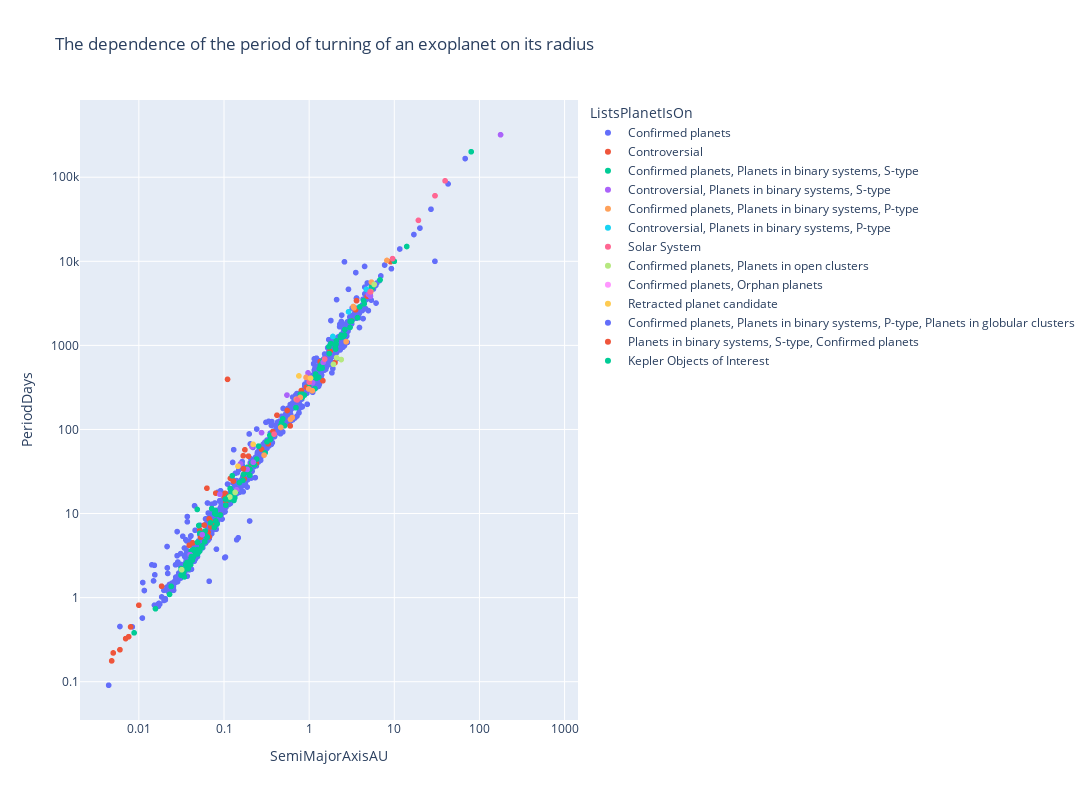

Notebook code for this chart:
### Markdown cell above
# Period of turning - Radius of orbit distribution

### Code cell
fig = px.scatter(
    exo_data,
    x = 'SemiMajorAxisAU',
    y = 'PeriodDays',
    color = 'ListsPlanetIsOn',
    height=800,
    width=1800,
    log_x=True,
    log_y=True,
    title='The dependence of the period of turning of an exoplanet on distance from its star',
    labels={'x':'Mass', 'y':'Radius'}
)
fig.show()

### Figure 1 — Plotly figure (JSON) as saved in the notebook; plotly's stock layout.template omitted (floating-point values rounded to 4 significant figures; data arrays with more than 128 entries replaced by an {"elided": "..."} marker saying what was removed)
{"data": [{"hovertemplate": "ListsPlanetIsOn=Confirmed planets<br>SemiMajorAxisAU=%{x}<br>PeriodDays=%{y}<extra></extra>", "legendgroup": "Confirmed planets", "marker": {"color": "#636efa", "symbol": "circle"}, "mode": "markers", "name": "Confirmed planets", "showlegend": true, "type": "scattergl", "x": {"elided": "3295 float values"}, "xaxis": "x", "y": {"elided": "3295 float values"}, "yaxis": "y"}, {"hovertemplate": "ListsPlanetIsOn=Controversial<br>SemiMajorAxisAU=%{x}<br>PeriodDays=%{y}<extra></extra>", "legendgroup": "Controversial", "marker": {"color": "#EF553B", "symbol": "circle"}, "mode": "markers", "name": "Controversial", "showlegend": true, "type": "scattergl", "x": [0.0048, 0.039, 0.052, 0.053, 0.81, 0.07, 1.02, 0.24, 3.17, 0.1939, 0.93, 0.08, 0.176, 0.168, null, 3.6, 0.067, null, 0.0586, null, 0.116, 0.11, 0.101, 3.51, 0.0904, 0.33, null, 4.8, 1.76, 0.073, 0.276, 0.137, 0.172, null, null, 0.119, 0.008, 13.5, 0.186, 0.419, 0.103, 0.129, null, 0.0669, null, 0.383, 0.0185, 2, null, null, null, null, 9.037, 0.063, 1.45, 2.01, null, 0.6, 0.006, 0.0076, 0.005, 0.007, 0.01, 0.043, null, 0.105, 0.195, 0.374, 0.552, 1.35, null, 0.065], "xaxis": "x", "y": [0.1769, 4.195, 6.356, 5.235, 290, 6.95, 344.9, 39.84, 1951, 48.14, 318, 17.48, 57.32, 48.62, null, 3400, 5.288, 1337.0, 7.282, 11.01, 16.2, 394.3, 15.82, 2651, 9.655, 67.55, null, 3830, 851.8, 7.834, 58.02, 18.36, 25.65, 160.9, null, 26.16, 0.4484, null, 31.08, 147.7, 17.38, 24.33, 10044, 8.638, 9.869, null, 1.366, null, 3.436, 10.51, null, null, 9886, 20, 379.6, 622.0, 220.1, 110.3, 0.2401, 0.3429, 0.2197, 0.3253, 0.8116, 4.476, 20.74, 13.96, 35.36, 94.11, 168.1, 642, 2500, 6], "yaxis": "y"}, {"hovertemplate": "ListsPlanetIsOn=Confirmed planets, Planets in binary systems, S-type<br>SemiMajorAxisAU=%{x}<br>PeriodDays=%{y}<extra></extra>", "legendgroup": "Confirmed planets, Planets in binary systems, S-type", "marker": {"color": "#00cc96", "symbol": "circle"}, "mode": "markers", "name": "Confirmed planets, Planets in binary systems, S-type", "showlegend": true, "type": "scattergl", "x": {"elided": "135 float values"}, "xaxis": "x", "y": {"elided": "135 float values"}, "yaxis": "y"}, {"hovertemplate": "ListsPlanetIsOn=Controversial, Planets in binary systems, S-type<br>SemiMajorAxisAU=%{x}<br>PeriodDays=%{y}<extra></extra>", "legendgroup": "Controversial, Planets in binary systems, S-type", "marker": {"color": "#ab63fa", "symbol": "circle"}, "mode": "markers", "name": "Controversial, Planets in binary systems, S-type", "showlegend": true, "type": "scattergl", "x": [null, 0.1875, 0.1408, 0.0555, 1.46, null, 0.0893, 0.156, 0.213, 0.276, 0.549, 0.97, 0.04, null, 5.246, 1.096, 5.2, 177, 4.96, 0.2205], "xaxis": "x", "y": [406.2, 33.52, 19.15, 5.608, 629.0, null, 16.95, 39.03, 62.24, 91.61, 256.2, 471, 3.236, null, 3849.0, 359.6, 4400, 320000, 4046, 40.74], "yaxis": "y"}, {"hovertemplate": "ListsPlanetIsOn=Confirmed planets, Planets in binary systems, P-type<br>SemiMajorAxisAU=%{x}<br>PeriodDays=%{y}<extra></extra>", "legendgroup": "Confirmed planets, Planets in binary systems, P-type", "marker": {"color": "#FFA15A", "symbol": "circle"}, "mode": "markers", "name": "Confirmed planets, Planets in binary systems, P-type", "showlegend": true, "type": "scattergl", "x": [1.09, 3.3, 0.4644, null, 8.19, null, 0.92, 5.389, 3.358, 0.7048, 0.7877, null, null, 5.3, 0.6035, null, 2.72, 0.634, 0.2956, 0.989, 2.72], "xaxis": "x", "y": [288.8, 2900, 105.6, null, 10230, null, 416, 5655.0, 2793, 228.8, 240.5, 66.26, null, 4350, 131.5, null, 1108.0, 138.5, 49.51, 303.2, 1108.0], "yaxis": "y"}, {"hovertemplate": "ListsPlanetIsOn=Controversial, Planets in binary systems, P-type<br>SemiMajorAxisAU=%{x}<br>PeriodDays=%{y}<extra></extra>", "legendgroup": "Controversial, Planets in binary systems, P-type", "marker": {"color": "#19d3f3", "symbol": "circle"}, "mode": "markers", "name": "Controversial, Planets in binary systems, P-type", "showlegend": true, "type": "scattergl", "x": [4.69, 3.602, 6.557, 12.89, 1.9, 2.9, null], "xaxis": "x", "y": [4640, null, null, null, 1276, 2506, null], "yaxis": "y"}, {"hovertemplate": "ListsPlanetIsOn=Solar System<br>SemiMajorAxisAU=%{x}<br>PeriodDays=%{y}<extra></extra>", "legendgroup": "Solar System", "marker": {"color": "#FF6692", "symbol": "circle"}, "mode": "markers", "name": "Solar System", "showlegend": true, "type": "scattergl", "x": [0.3871, 0.7233, 1.0, 1.524, 5.202, 9.541, 19.19, 30.07, 39.49], "xaxis": "x", "y": [87.97, 224.7, 365.2, 687.0, 4333.0, 10760.0, 30690.0, 60190.0, 90550.0], "yaxis": "y"}, {"hovertemplate": "ListsPlanetIsOn=Confirmed planets, Planets in open clusters<br>SemiMajorAxisAU=%{x}<br>PeriodDays=%{y}<extra></extra>", "legendgroup": "Confirmed planets, Planets in open clusters", "marker": {"color": "#B6E880", "symbol": "circle"}, "mode": "markers", "name": "Confirmed planets, Planets in open clusters", "showlegend": true, "type": "scattergl", "x": [2.38, 0.1171, null, null, 0.03184, 5.8, null, null, 2.1, null, null, 1.93, 0.1352], "xaxis": "x", "y": [677.8, 15.73, 3.485, 121.7, 2.146, 5300, 6.088, 5.118, 714.3, 4.426, 6.958, 594.9, 17.82], "yaxis": "y"}, {"hovertemplate": "ListsPlanetIsOn=Confirmed planets, Orphan planets<br>SemiMajorAxisAU=%{x}<br>PeriodDays=%{y}<extra></extra>", "legendgroup": "Confirmed planets, Orphan planets", "marker": {"color": "#FF97FF", "symbol": "circle"}, "mode": "markers", "name": "Confirmed planets, Orphan planets", "showlegend": true, "type": "scattergl", "x": [null, null], "xaxis": "x", "y": [null, null], "yaxis": "y"}, {"hovertemplate": "ListsPlanetIsOn=Retracted planet candidate<br>SemiMajorAxisAU=%{x}<br>PeriodDays=%{y}<extra></extra>", "legendgroup": "Retracted planet candidate", "marker": {"color": "#FECB52", "symbol": "circle"}, "mode": "markers", "name": "Retracted planet candidate", "showlegend": true, "type": "scattergl", "x": [1.038, 0.22, 0.758, 0.146], "xaxis": "x", "y": [407.1, 66.64, 433, 36.5], "yaxis": "y"}, {"hovertemplate": "ListsPlanetIsOn=Confirmed planets, Planets in binary systems, P-type, Planets in globular clusters<br>SemiMajorAxisAU=%{x}<br>PeriodDays=%{y}<extra></extra>", "legendgroup": "Confirmed planets, Planets in binary systems, P-type, Planets in globular clusters", "marker": {"color": "#636efa", "symbol": "circle"}, "mode": "markers", "name": "Confirmed planets, Planets in binary systems, P-type, Planets in globular clusters", "showlegend": true, "type": "scattergl", "x": [20], "xaxis": "x", "y": [24837], "yaxis": "y"}, {"hovertemplate": "ListsPlanetIsOn=Planets in binary systems, S-type, Confirmed planets<br>SemiMajorAxisAU=%{x}<br>PeriodDays=%{y}<extra></extra>", "legendgroup": "Planets in binary systems, S-type, Confirmed planets", "marker": {"color": "#EF553B", "symbol": "circle"}, "mode": "markers", "name": "Planets in binary systems, S-type, Confirmed planets", "showlegend": true, "type": "scattergl", "x": [0.169], "xaxis": "x", "y": [34.14], "yaxis": "y"}, {"hovertemplate": "ListsPlanetIsOn=Kepler Objects of Interest<br>SemiMajorAxisAU=%{x}<br>PeriodDays=%{y}<extra></extra>", "legendgroup": "Kepler Objects of Interest", "marker": {"color": "#00cc96", "symbol": "circle"}, "mode": "markers", "name": "Kepler Objects of Interest", "showlegend": true, "type": "scattergl", "x": [0.152, 0.1038, 0.0414, 0.1667], "xaxis": "x", "y": [23.34, 14.86, 3.076, 24.84], "yaxis": "y"}], "layout": {"height": 800, "legend": {"title": {"text": "ListsPlanetIsOn"}, "tracegroupgap": 0}, "title": {"text": "The dependence of the period of turning of an exoplanet on its radius"}, "width": 1800, "xaxis": {"anchor": "y", "domain": [0, 1], "title": {"text": "SemiMajorAxisAU"}, "type": "log"}, "yaxis": {"anchor": "x", "domain": [0, 1], "title": {"text": "PeriodDays"}, "type": "log"}}}
